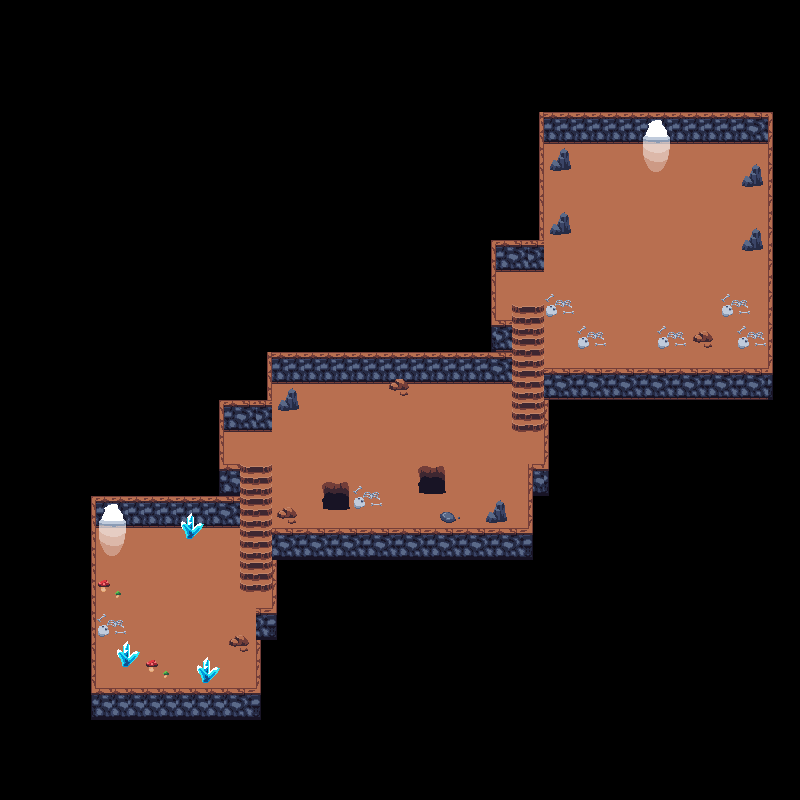

Rendered tile map (Tiled .tmx) drawn with the repository's tilesets; below, a short description and the map source with its tile grids summarised:
An orthogonal 50x50 tile map with 16x16 px tiles, 4 tile layers (background, Floors, Mur, Déco), 2 tilesets and 47 objects (36x collision, 2x mort, spawn_dungeon, exit_dungeon, End_game, ...).

<map version="1.10" tiledversion="1.10.0" orientation="orthogonal" renderorder="right-down" width="50" height="50" tilewidth="16" tileheight="16" infinite="0" nextlayerid="7" nextobjectid="49">
 <tileset firstgid="1" source="Donjon.tsx" />
 <tileset firstgid="257" source="../Texture/House.tsx" />
 <layer id="4" name="background" width="50" height="50">
  <data>[2500 cells, 2500 non-empty, 1 distinct tile ids]</data>
 </layer>
 <layer id="1" name="Floors" width="50" height="50">
  <data>[2500 cells, 537 non-empty, 23 distinct tile ids]</data>
 </layer>
 <layer id="2" name="Mur" width="50" height="50">
  <data>[2500 cells, 200 non-empty, 19 distinct tile ids]</data>
 </layer>
 <layer id="3" name="Déco" width="50" height="50">
  <data>[2500 cells, 114 non-empty, 34 distinct tile ids]</data>
 </layer>
 <objectgroup id="5" name="object">
  <object id="1" name="collision" x="542" y="116" width="229" height="23.5" />
  <object id="2" name="collision" x="538.5" y="133" width="5.5" height="111.5" />
  <object id="3" x="492.5" y="241.5" width="48" height="4.5" />
  <object id="4" name="collision" x="492" y="246" width="4.5" height="79" />
  <object id="5" name="collision" x="490" y="319.5" width="21.5" height="63.5" />
  <object id="6" name="collision" x="268" y="354" width="223.5" height="28.5" />
  <object id="7" x="266" y="382" width="5.5" height="49" />
  <object id="8" name="collision" x="218.5" y="399.5" width="53.5" height="33" />
  <object id="9" name="collision" x="218" y="431.5" width="5" height="94.5" />
  <object id="10" name="collision" x="223.5" y="464.5" width="15" height="63" />
  <object id="11" name="collision" x="91.5" y="496" width="126" height="31.5" />
  <object id="12" name="collision" x="91" y="527.5" width="5.5" height="191" />
  <object id="13" name="collision" x="95" y="686.5" width="165" height="33" />
  <object id="14" name="collision" x="257.5" y="609" width="20" height="114.5" />
  <object id="15" name="collision" x="274" y="531.5" width="259.5" height="76.5" />
  <object id="17" name="collision" x="528" y="463.5" width="20" height="69.5" />
  <object id="18" name="collision" x="544.5" y="367.5" width="228" height="100.5" />
  <object id="19" name="collision" x="769.5" y="114.5" width="6.5" height="277.5" />
  <object id="20" name="mort" x="418" y="473" width="27.5" height="21" />
  <object id="21" name="mort" x="325" y="486" width="22" height="24.5" />
  <object id="22" name="collision" x="288" y="390" width="7.5" height="20.5" />
  <object id="23" name="collision" x="280.5" y="400.5" width="12.5" height="8.5" />
  <object id="24" name="collision" x="391.5" y="379" width="16" height="11" />
  <object id="25" name="collision" x="494" y="501" width="12.5" height="20.5" />
  <object id="26" name="collision" x="488" y="514" width="15.5" height="7" />
  <object id="27" name="collision" x="442.5" y="512.5" width="13.5" height="10" />
  <object id="28" name="collision" x="282" y="507.5" width="15.5" height="9" />
  <object id="29" name="collision" x="177" y="515.5" width="26" height="24" />
  <object id="30" name="collision" x="204.5" y="656" width="4" height="26.5" />
  <object id="31" name="collision" x="197.5" y="667.5" width="22" height="11" />
  <object id="32" name="collision" x="125" y="641.25" width="4" height="26.5" />
  <object id="33" name="collision" x="118" y="652.75" width="22" height="11" />
  <object id="34" name="collision" x="751.25" y="231.125" width="7.5" height="20.5" />
  <object id="35" name="collision" x="743.921" y="241.155" width="17.5655" height="8.5" rotation="355.266" />
  <object id="36" name="collision" x="561.25" y="209.875" width="4" height="26.5" />
  <object id="37" name="collision" x="549.75" y="222.875" width="22" height="11" />
  <object id="38" name="collision" x="561" y="146.75" width="4" height="26.5" />
  <object id="39" name="collision" x="549.5" y="159.75" width="22" height="11" />
  <object id="40" name="collision" x="753" y="162.75" width="4" height="26.5" />
  <object id="41" name="collision" x="741.5" y="175.75" width="22" height="11" />
  <object id="42" name="spawn_dungeon" x="112.5" y="556.5">
   <point />
  </object>
  <object id="43" name="exit_dungeon" x="101.5" y="522.5" width="26.5" height="28.5" />
  <object id="48" name="End_game" x="644" y="135.5" width="26.5" height="24" />
 </objectgroup>
 <objectgroup id="6" name="PNJPath">
  <object id="44" name="DarkDante_path1" x="624.5" y="160" width="14.5" height="16" />
  <object id="45" name="DarkDante_path2" x="688.25" y="160" width="14.5" height="16" />
  <object id="46" name="DarkDante_path3" x="687.75" y="288" width="14.5" height="16" />
  <object id="47" name="DarkDante_path4" x="622.25" y="288" width="14.5" height="16" />
 </objectgroup>
</map>
